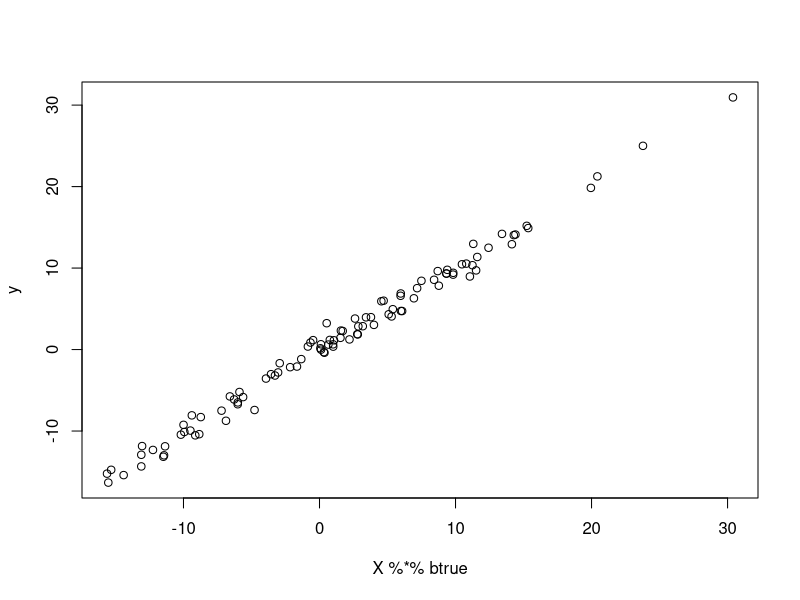
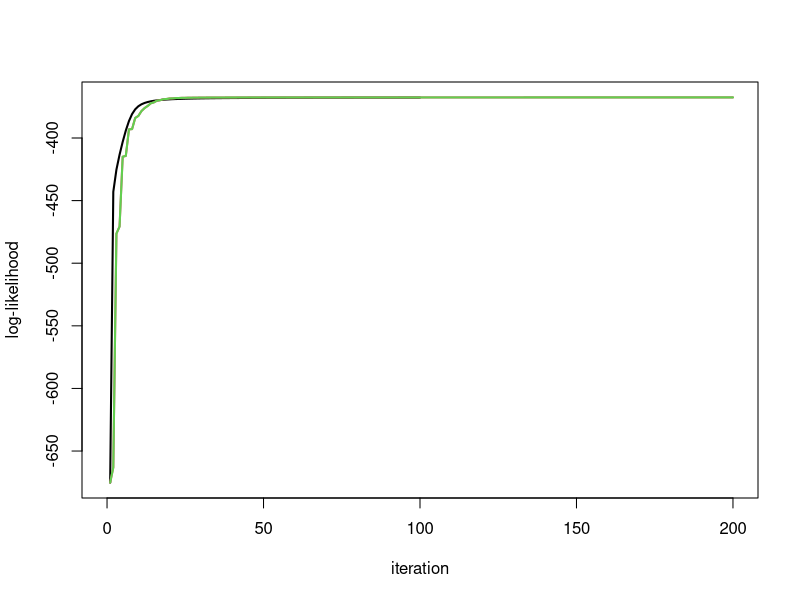
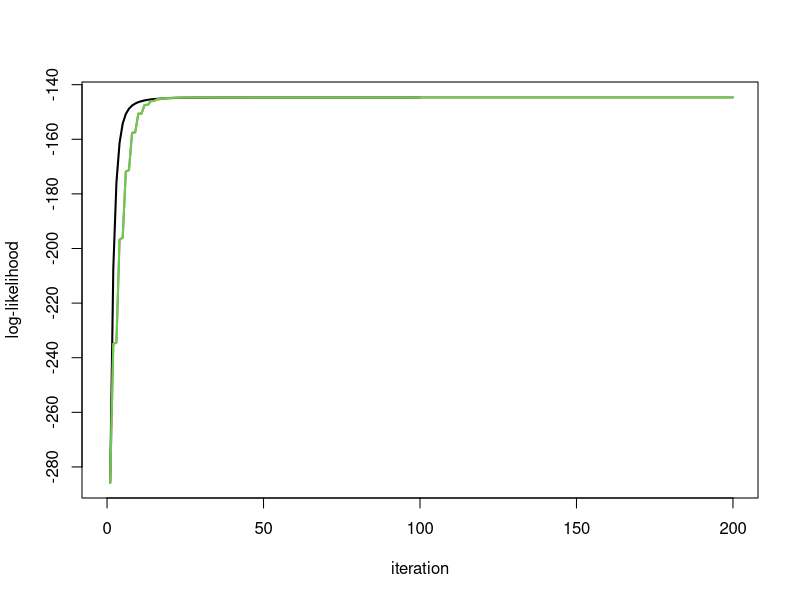

The R source for these figures, in order:
## ---- chunk 1
ridge_indep_em1 = function(y, d2, s2, sb2, niter=10){
  k = length(y)
  loglik = rep(0,niter)
  for(i in 1:niter){
    
    prior_var = sb2*d2
    data_var = s2
    
    loglik[i] = sum(dnorm(y,mean=0,sd = sqrt(prior_var + data_var),log=TRUE))
    
    post_var = 1/((1/prior_var) + (1/data_var)) #posterior variance of theta
    post_mean =  post_var * (1/data_var) * y # posterior mean of theta
    
    sb2 = mean((post_mean^2 + post_var)/d2)
     
    r = y - post_mean # residuals
    s2 = mean(r^2 + post_var)
  }
  return(list(s2=s2,sb2=sb2,loglik=loglik,postmean = post_mean))
}
## ---- chunk 2
ridge_indep_em2 = function(y, d2, s2, sb2, niter=10){
  k = length(y)
  loglik = rep(0,2*niter)
  for(i in 1:niter){
    loglik[2*i-1] = sum(dnorm(y,mean=0,sd = sqrt(sb2*d2 + s2),log=TRUE))
    
    prior_var = d2 # prior variance for theta
    data_var = s2/sb2 # variance of y/sb, which has mean theta
    post_var = 1/((1/prior_var) + (1/data_var)) #posterior variance of theta
    post_mean =  post_var * (1/data_var) * (y/sqrt(sb2)) # posterior mean of theta
    
    sb2 = (sum(y*post_mean)/sum(post_mean^2 + post_var))^2
    
    
    loglik[2*i] = sum(dnorm(y,mean=0,sd = sqrt(sb2*d2 + s2),log=TRUE))
    
    prior_var = d2 # prior variance for theta
    data_var = s2/sb2 # variance of y/sb, which has mean theta
    post_var = 1/((1/prior_var) + (1/data_var)) #posterior variance of theta
    post_mean =  post_var * (1/data_var) * (y/sqrt(sb2)) # posterior mean of theta
    
    r = y - sqrt(sb2) * post_mean # residuals
    s2 = mean(r^2 + sb2 * post_var)
    
  }
  return(list(s2=s2,sb2=sb2,loglik=loglik,postmean = post_mean))
}

## ---- chunk 3
ridge_indep_em2b = function(y, d2, s2, sb2, niter=10){
  k = length(y)
  loglik = rep(0,2*niter)
  for(i in 1:niter){
    
    loglik[2*i-1] = sum(dnorm(y,mean=0,sd = sqrt(sb2*d2 + s2),log=TRUE))
    
    prior_var = 1 # prior variance for theta
    data_var = s2/(sb2*d2) # variance of y/(sb d), which has mean theta
    post_var = 1/((1/prior_var) + (1/data_var)) #posterior variance of theta
    post_mean =  post_var * (1/data_var) * y/(sqrt(sb2)*sqrt(d2)) # posterior mean of theta
    
    sb2 = (sum(y*post_mean*sqrt(d2))/sum(d2*(post_mean^2 + post_var)))^2
    
    loglik[2*i] = sum(dnorm(y,mean=0,sd = sqrt(sb2*d2 + s2),log=TRUE))
    
    prior_var = 1 # prior variance for theta
    data_var = s2/(sb2*d2) # variance of y/(sb d), which has mean theta
    post_var = 1/((1/prior_var) + (1/data_var)) #posterior variance of theta
    post_mean =  post_var * (1/data_var) * y/(sqrt(sb2)*sqrt(d2)) # posterior mean of theta
    
    r = y - sqrt(d2) * sqrt(sb2) * post_mean # residuals
    s2 = mean(r^2 + sb2 * d2 * post_var)
    
  }
  return(list(s2=s2,sb2=sb2,loglik=loglik,postmean = post_mean))
}

## ---- chunk 4
set.seed(100)
sd = 1
n = 100
p = n
X = matrix(rnorm(n*p),ncol=n)
btrue = rnorm(n)
y = X %*% btrue + sd*rnorm(n)

plot(X %*% btrue, y)
## ---- chunk 5
X.svd = svd(X)
ytilde = drop(X.svd$u %*% y)
yt.em1 = ridge_indep_em1(ytilde,X.svd$d^2,1,1,100)
yt.em2 = ridge_indep_em2(ytilde,X.svd$d^2,1,1,100)
yt.em2b = ridge_indep_em2b(ytilde,X.svd$d^2,1,1,100)


plot_loglik = function(res){
  maxloglik = max(res[[1]]$loglik)
  minloglik = min(res[[1]]$loglik)
  maxlen =length(res[[1]]$loglik)
  for(i in 2:length(res)){
    maxloglik = max(c(maxloglik,res[[i]]$loglik))
    minloglik = min(c(minloglik,res[[i]]$loglik))
    maxlen= max(maxlen, length(res[[i]]$loglik))
  }
  
  
  plot(res[[1]]$loglik,type="n",ylim=c(minloglik,maxloglik),xlim=c(0,maxlen),ylab="log-likelihood",
       xlab="iteration")
  for(i in 1:length(res)){
    lines(res[[i]]$loglik,col=i,lwd=2)
  }

}

plot_loglik(list(yt.em1,yt.em2,yt.em2b))
## ---- chunk 6
btrue = rep(0,n)
y = X %*% btrue + sd*rnorm(n)

X.svd = svd(X)
ytilde = drop(X.svd$u %*% y)
yt.em1 = ridge_indep_em1(ytilde,X.svd$d^2,1,1,100)
yt.em2 = ridge_indep_em2(ytilde,X.svd$d^2,1,1,100)
yt.em2b = ridge_indep_em2b(ytilde,X.svd$d^2,1,1,100)


plot_loglik(list(yt.em1,yt.em2,yt.em2b))
